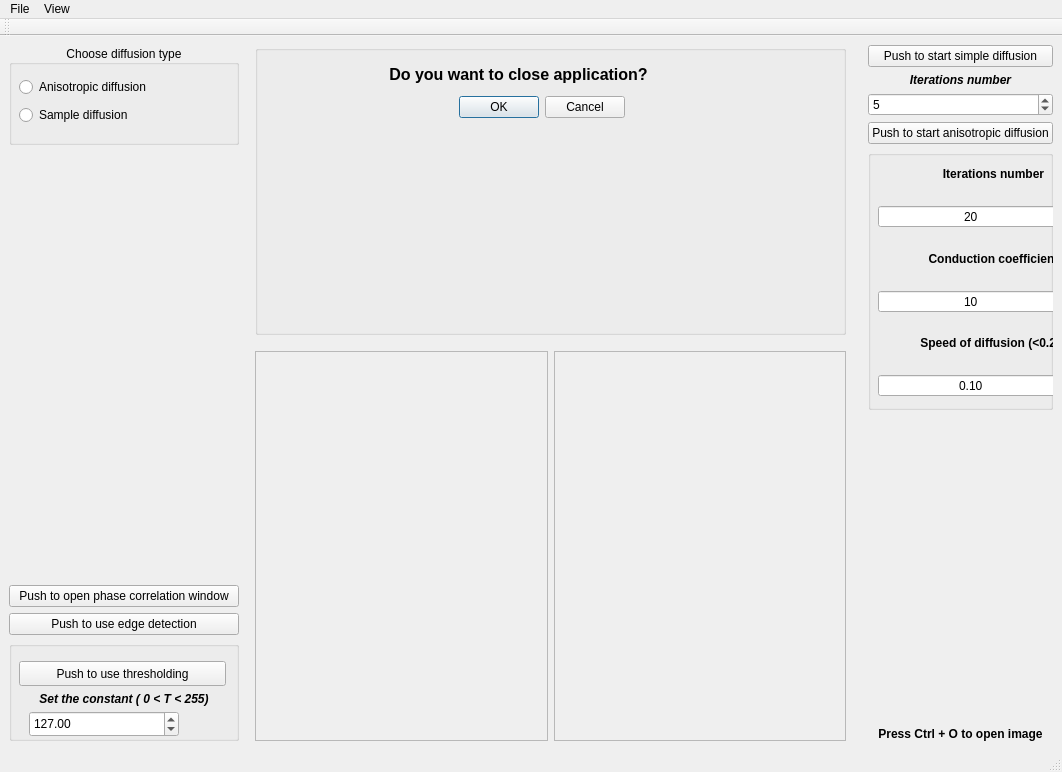
<?xml version="1.0" encoding="UTF-8"?>
<ui version="4.0">
 <class>MainWindow</class>
 <widget class="QMainWindow" name="MainWindow">
  <property name="geometry">
   <rect>
    <x>0</x>
    <y>0</y>
    <width>1062</width>
    <height>772</height>
   </rect>
  </property>
  <property name="windowTitle">
   <string>MainWindow</string>
  </property>
  <widget class="QWidget" name="centralwidget">
   <layout class="QHBoxLayout" name="horizontalLayout_2" stretch="0,0,0,0">
    <item>
     <layout class="QVBoxLayout" name="verticalLayout" stretch="0,0,0,0,0">
      <property name="rightMargin">
       <number>10</number>
      </property>
      <item>
       <widget class="QGroupBox" name="group_box_2">
        <property name="minimumSize">
         <size>
          <width>0</width>
          <height>100</height>
         </size>
        </property>
        <property name="title">
         <string>Choose diffusion type</string>
        </property>
        <property name="alignment">
         <set>Qt::AlignCenter</set>
        </property>
        <widget class="QWidget" name="layoutWidget">
         <property name="geometry">
          <rect>
           <x>10</x>
           <y>30</y>
           <width>171</width>
           <height>54</height>
          </rect>
         </property>
         <layout class="QVBoxLayout" name="verticalLayout_3">
          <item>
           <widget class="QRadioButton" name="Anisotropic_button">
            <property name="text">
             <string>Anisotropic diffusion</string>
            </property>
           </widget>
          </item>
          <item>
           <widget class="QRadioButton" name="Sample_button">
            <property name="text">
             <string>Sample diffusion</string>
            </property>
           </widget>
          </item>
         </layout>
        </widget>
       </widget>
      </item>
      <item>
       <spacer name="verticalSpacer_2">
        <property name="orientation">
         <enum>Qt::Vertical</enum>
        </property>
        <property name="sizeHint" stdset="0">
         <size>
          <width>20</width>
          <height>40</height>
         </size>
        </property>
       </spacer>
      </item>
      <item>
       <widget class="QPushButton" name="pushButton">
        <property name="text">
         <string>Push to open phase correlation window</string>
        </property>
       </widget>
      </item>
      <item>
       <widget class="QPushButton" name="edge_det_btn">
        <property name="text">
         <string>Push to use edge detection</string>
        </property>
       </widget>
      </item>
      <item>
       <widget class="QGroupBox" name="threshold_lyt">
        <property name="minimumSize">
         <size>
          <width>230</width>
          <height>100</height>
         </size>
        </property>
        <property name="title">
         <string/>
        </property>
        <widget class="QPushButton" name="threshold_but">
         <property name="geometry">
          <rect>
           <x>10</x>
           <y>20</y>
           <width>207</width>
           <height>25</height>
          </rect>
         </property>
         <property name="text">
          <string>Push to use thresholding</string>
         </property>
        </widget>
        <widget class="QDoubleSpinBox" name="threshold_spin">
         <property name="geometry">
          <rect>
           <x>20</x>
           <y>70</y>
           <width>150</width>
           <height>26</height>
          </rect>
         </property>
         <property name="minimumSize">
          <size>
           <width>150</width>
           <height>0</height>
          </size>
         </property>
         <property name="maximumSize">
          <size>
           <width>200</width>
           <height>16777215</height>
          </size>
         </property>
         <property name="maximum">
          <double>255.000000000000000</double>
         </property>
         <property name="value">
          <double>127.000000000000000</double>
         </property>
        </widget>
        <widget class="QLabel" name="threshold_lbl">
         <property name="geometry">
          <rect>
           <x>0</x>
           <y>50</y>
           <width>230</width>
           <height>17</height>
          </rect>
         </property>
         <property name="minimumSize">
          <size>
           <width>200</width>
           <height>0</height>
          </size>
         </property>
         <property name="maximumSize">
          <size>
           <width>230</width>
           <height>16777215</height>
          </size>
         </property>
         <property name="text">
          <string>&lt;html&gt;&lt;head/&gt;&lt;body&gt;&lt;p&gt;&lt;span style=&quot; font-weight:600; font-style:italic;&quot;&gt;Set the constant ( 0 &amp;lt; T &amp;lt; 255)&lt;/span&gt;&lt;/p&gt;&lt;/body&gt;&lt;/html&gt;</string>
         </property>
         <property name="alignment">
          <set>Qt::AlignCenter</set>
         </property>
        </widget>
       </widget>
      </item>
     </layout>
    </item>
    <item>
     <layout class="QVBoxLayout" name="verticalLayout_7">
      <property name="sizeConstraint">
       <enum>QLayout::SetFixedSize</enum>
      </property>
      <property name="rightMargin">
       <number>6</number>
      </property>
      <item>
       <widget class="QGroupBox" name="close_box">
        <property name="minimumSize">
         <size>
          <width>0</width>
          <height>80</height>
         </size>
        </property>
        <property name="title">
         <string/>
        </property>
        <widget class="QLabel" name="close_app_label">
         <property name="geometry">
          <rect>
           <x>0</x>
           <y>20</y>
           <width>527</width>
           <height>19</height>
          </rect>
         </property>
         <property name="maximumSize">
          <size>
           <width>16777215</width>
           <height>36</height>
          </size>
         </property>
         <property name="text">
          <string>&lt;html&gt;&lt;head/&gt;&lt;body&gt;&lt;p&gt;&lt;span style=&quot; font-size:12pt; font-weight:600;&quot;&gt;Do you want to close application?&lt;/span&gt;&lt;/p&gt;&lt;/body&gt;&lt;/html&gt;</string>
         </property>
         <property name="alignment">
          <set>Qt::AlignCenter</set>
         </property>
        </widget>
        <widget class="QDialogButtonBox" name="close_button_box">
         <property name="geometry">
          <rect>
           <x>-10</x>
           <y>50</y>
           <width>380</width>
           <height>25</height>
          </rect>
         </property>
         <property name="maximumSize">
          <size>
           <width>380</width>
           <height>16777215</height>
          </size>
         </property>
         <property name="standardButtons">
          <set>QDialogButtonBox::Cancel|QDialogButtonBox::Ok</set>
         </property>
        </widget>
       </widget>
      </item>
      <item>
       <layout class="QHBoxLayout" name="horizontalLayout" stretch="5,5">
        <property name="sizeConstraint">
         <enum>QLayout::SetFixedSize</enum>
        </property>
        <property name="topMargin">
         <number>10</number>
        </property>
        <item>
         <widget class="QScrollArea" name="scrollArea">
          <property name="maximumSize">
           <size>
            <width>16777215</width>
            <height>390</height>
           </size>
          </property>
          <property name="widgetResizable">
           <bool>true</bool>
          </property>
          <widget class="QWidget" name="scrollAreaWidgetContents">
           <property name="geometry">
            <rect>
             <x>0</x>
             <y>0</y>
             <width>235</width>
             <height>388</height>
            </rect>
           </property>
           <widget class="QLabel" name="m_image">
            <property name="geometry">
             <rect>
              <x>-20</x>
              <y>0</y>
              <width>291</width>
              <height>381</height>
             </rect>
            </property>
            <property name="minimumSize">
             <size>
              <width>100</width>
              <height>0</height>
             </size>
            </property>
            <property name="text">
             <string/>
            </property>
            <property name="alignment">
             <set>Qt::AlignCenter</set>
            </property>
           </widget>
          </widget>
         </widget>
        </item>
        <item>
         <widget class="QScrollArea" name="scrollArea_2">
          <property name="maximumSize">
           <size>
            <width>16777215</width>
            <height>390</height>
           </size>
          </property>
          <property name="widgetResizable">
           <bool>true</bool>
          </property>
          <widget class="QWidget" name="scrollAreaWidgetContents_2">
           <property name="geometry">
            <rect>
             <x>0</x>
             <y>0</y>
             <width>234</width>
             <height>388</height>
            </rect>
           </property>
           <widget class="QLabel" name="out_im">
            <property name="geometry">
             <rect>
              <x>-10</x>
              <y>-10</y>
              <width>311</width>
              <height>421</height>
             </rect>
            </property>
            <property name="minimumSize">
             <size>
              <width>100</width>
              <height>0</height>
             </size>
            </property>
            <property name="text">
             <string/>
            </property>
           </widget>
          </widget>
         </widget>
        </item>
       </layout>
      </item>
     </layout>
    </item>
    <item>
     <spacer name="horizontalSpacer">
      <property name="orientation">
       <enum>Qt::Horizontal</enum>
      </property>
      <property name="sizeType">
       <enum>QSizePolicy::Fixed</enum>
      </property>
      <property name="sizeHint" stdset="0">
       <size>
        <width>10</width>
        <height>20</height>
       </size>
      </property>
     </spacer>
    </item>
    <item>
     <layout class="QVBoxLayout" name="verticalLayout_2" stretch="0,0,0,0,0,0,0">
      <property name="sizeConstraint">
       <enum>QLayout::SetFixedSize</enum>
      </property>
      <item>
       <widget class="QPushButton" name="sample_push">
        <property name="text">
         <string>Push to start simple diffusion</string>
        </property>
       </widget>
      </item>
      <item>
       <widget class="QLabel" name="iterat_label">
        <property name="text">
         <string>&lt;html&gt;&lt;head/&gt;&lt;body&gt;&lt;p&gt;&lt;span style=&quot; font-weight:600; font-style:italic;&quot;&gt;Iterations number&lt;/span&gt;&lt;/p&gt;&lt;/body&gt;&lt;/html&gt;</string>
        </property>
        <property name="alignment">
         <set>Qt::AlignCenter</set>
        </property>
       </widget>
      </item>
      <item>
       <widget class="QSpinBox" name="iterations">
        <property name="value">
         <number>5</number>
        </property>
       </widget>
      </item>
      <item>
       <widget class="QPushButton" name="anisotropic_push">
        <property name="text">
         <string>Push to start anisotropic diffusion</string>
        </property>
       </widget>
      </item>
      <item>
       <widget class="QGroupBox" name="group_box">
        <property name="minimumSize">
         <size>
          <width>0</width>
          <height>260</height>
         </size>
        </property>
        <property name="styleSheet">
         <string notr="true">font: 57 italic 11pt &quot;Ubuntu&quot;;</string>
        </property>
        <property name="title">
         <string/>
        </property>
        <widget class="QWidget" name="layoutWidget">
         <property name="geometry">
          <rect>
           <x>10</x>
           <y>0</y>
           <width>231</width>
           <height>247</height>
          </rect>
         </property>
         <layout class="QVBoxLayout" name="verticalLayout_4">
          <item>
           <widget class="QLabel" name="itNum_label">
            <property name="text">
             <string>&lt;html&gt;&lt;head/&gt;&lt;body&gt;&lt;p align=&quot;center&quot;&gt;&lt;span style=&quot; font-weight:600;&quot;&gt;Iterations number&lt;/span&gt;&lt;/p&gt;&lt;/body&gt;&lt;/html&gt;</string>
            </property>
           </widget>
          </item>
          <item>
           <widget class="QSpinBox" name="iteration_count">
            <property name="maximumSize">
             <size>
              <width>200</width>
              <height>16777215</height>
             </size>
            </property>
            <property name="alignment">
             <set>Qt::AlignCenter</set>
            </property>
            <property name="value">
             <number>20</number>
            </property>
           </widget>
          </item>
          <item>
           <widget class="QLabel" name="coef_label">
            <property name="text">
             <string>&lt;html&gt;&lt;head/&gt;&lt;body&gt;&lt;p align=&quot;center&quot;&gt;&lt;span style=&quot; font-weight:600;&quot;&gt;Conduction coefficient&lt;/span&gt;&lt;/p&gt;&lt;/body&gt;&lt;/html&gt;</string>
            </property>
           </widget>
          </item>
          <item>
           <widget class="QSpinBox" name="coeficient">
            <property name="maximumSize">
             <size>
              <width>200</width>
              <height>16777215</height>
             </size>
            </property>
            <property name="layoutDirection">
             <enum>Qt::LeftToRight</enum>
            </property>
            <property name="alignment">
             <set>Qt::AlignCenter</set>
            </property>
            <property name="minimum">
             <number>0</number>
            </property>
            <property name="maximum">
             <number>100</number>
            </property>
            <property name="value">
             <number>10</number>
            </property>
           </widget>
          </item>
          <item>
           <widget class="QLabel" name="speed_label">
            <property name="maximumSize">
             <size>
              <width>270</width>
              <height>150</height>
             </size>
            </property>
            <property name="text">
             <string>&lt;html&gt;&lt;head/&gt;&lt;body&gt;&lt;p align=&quot;center&quot;&gt;&lt;span style=&quot; font-weight:600;&quot;&gt;Speed of diffusion (&amp;lt;0.25)&lt;/span&gt;&lt;/p&gt;&lt;/body&gt;&lt;/html&gt;</string>
            </property>
           </widget>
          </item>
          <item>
           <widget class="QDoubleSpinBox" name="speed">
            <property name="maximumSize">
             <size>
              <width>200</width>
              <height>16777215</height>
             </size>
            </property>
            <property name="alignment">
             <set>Qt::AlignCenter</set>
            </property>
            <property name="maximum">
             <double>0.250000000000000</double>
            </property>
            <property name="singleStep">
             <double>0.050000000000000</double>
            </property>
            <property name="value">
             <double>0.100000000000000</double>
            </property>
           </widget>
          </item>
         </layout>
        </widget>
       </widget>
      </item>
      <item>
       <spacer name="verticalSpacer">
        <property name="orientation">
         <enum>Qt::Vertical</enum>
        </property>
        <property name="sizeHint" stdset="0">
         <size>
          <width>10</width>
          <height>10</height>
         </size>
        </property>
       </spacer>
      </item>
      <item>
       <widget class="QLabel" name="open_label">
        <property name="text">
         <string>&lt;html&gt;&lt;head/&gt;&lt;body&gt;&lt;p&gt;&lt;span style=&quot; font-weight:600;&quot;&gt;Press Ctrl + O to open image&lt;/span&gt;&lt;/p&gt;&lt;/body&gt;&lt;/html&gt;</string>
        </property>
        <property name="alignment">
         <set>Qt::AlignCenter</set>
        </property>
       </widget>
      </item>
     </layout>
    </item>
   </layout>
  </widget>
  <widget class="QMenuBar" name="menubar">
   <property name="geometry">
    <rect>
     <x>0</x>
     <y>0</y>
     <width>1062</width>
     <height>22</height>
    </rect>
   </property>
   <widget class="QMenu" name="menuFile">
    <property name="title">
     <string>File</string>
    </property>
    <addaction name="openAct"/>
    <addaction name="CloseApplocationAct"/>
    <addaction name="SaveAct"/>
   </widget>
   <widget class="QMenu" name="menuView">
    <property name="title">
     <string>View</string>
    </property>
    <addaction name="ZoomInAct"/>
    <addaction name="ZoomOutAct"/>
   </widget>
   <addaction name="menuFile"/>
   <addaction name="menuView"/>
  </widget>
  <widget class="QStatusBar" name="statusbar"/>
  <widget class="QToolBar" name="toolBar">
   <property name="windowTitle">
    <string>toolBar</string>
   </property>
   <attribute name="toolBarArea">
    <enum>TopToolBarArea</enum>
   </attribute>
   <attribute name="toolBarBreak">
    <bool>false</bool>
   </attribute>
  </widget>
  <action name="openAct">
   <property name="text">
    <string>&amp;Open...</string>
   </property>
   <property name="shortcut">
    <string>Ctrl+O</string>
   </property>
  </action>
  <action name="ZoomInAct">
   <property name="text">
    <string>&amp;Zoom in</string>
   </property>
   <property name="shortcut">
    <string>Ctrl++</string>
   </property>
  </action>
  <action name="ZoomOutAct">
   <property name="text">
    <string>&amp;Zoom out</string>
   </property>
   <property name="shortcut">
    <string>Ctrl+-</string>
   </property>
  </action>
  <action name="CloseApplocationAct">
   <property name="text">
    <string>Close appliction</string>
   </property>
   <property name="shortcut">
    <string>Esc</string>
   </property>
  </action>
  <action name="SaveAct">
   <property name="text">
    <string>Save </string>
   </property>
   <property name="shortcut">
    <string>Ctrl+S</string>
   </property>
  </action>
 </widget>
 <resources/>
 <connections/>
</ui>
